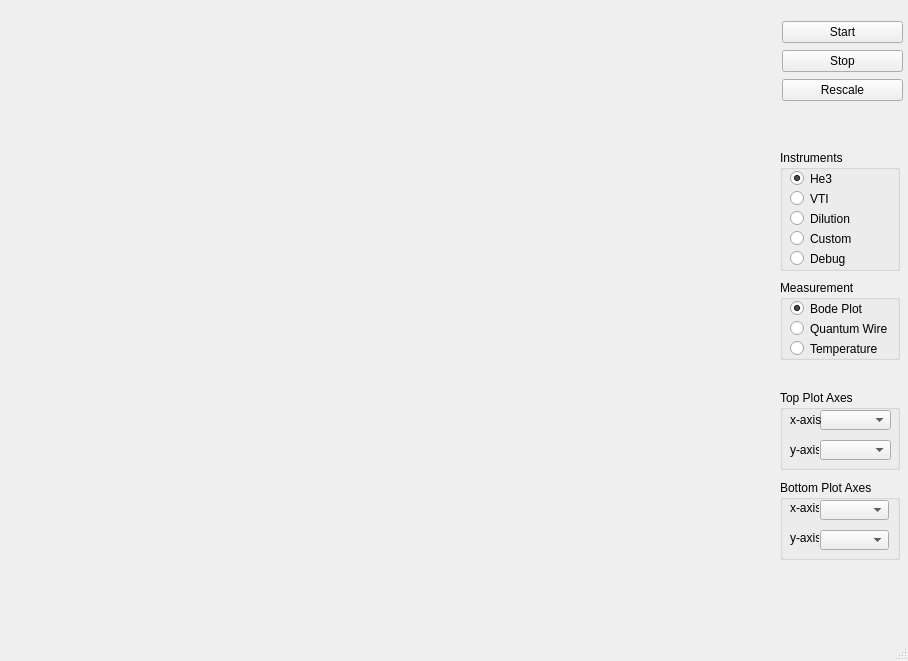
<?xml version="1.0" encoding="UTF-8"?>
<ui version="4.0">
 <class>MainWindow</class>
 <widget class="QMainWindow" name="MainWindow">
  <property name="geometry">
   <rect>
    <x>0</x>
    <y>0</y>
    <width>908</width>
    <height>661</height>
   </rect>
  </property>
  <property name="windowTitle">
   <string>MainWindow</string>
  </property>
  <widget class="QWidget" name="centralwidget">
   <widget class="QWidget" name="layoutWidget">
    <property name="geometry">
     <rect>
      <x>10</x>
      <y>10</y>
      <width>763</width>
      <height>599</height>
     </rect>
    </property>
    <layout class="QVBoxLayout" name="verticalLayout">
     <item>
      <widget class="MatplotlibWidget" name="mplwidget"/>
     </item>
     <item>
      <widget class="MatplotlibWidget" name="mplwidget_2"/>
     </item>
    </layout>
   </widget>
   <widget class="QGroupBox" name="groupBox">
    <property name="geometry">
     <rect>
      <x>780</x>
      <y>280</y>
      <width>120</width>
      <height>80</height>
     </rect>
    </property>
    <property name="title">
     <string>Measurement</string>
    </property>
    <widget class="QRadioButton" name="bodeplot">
     <property name="geometry">
      <rect>
       <x>10</x>
       <y>20</y>
       <width>82</width>
       <height>17</height>
      </rect>
     </property>
     <property name="text">
      <string>Bode Plot</string>
     </property>
     <property name="checked">
      <bool>true</bool>
     </property>
    </widget>
    <widget class="QRadioButton" name="quantumwire">
     <property name="geometry">
      <rect>
       <x>10</x>
       <y>40</y>
       <width>101</width>
       <height>17</height>
      </rect>
     </property>
     <property name="text">
      <string>Quantum Wire</string>
     </property>
    </widget>
    <widget class="QRadioButton" name="tempsweep">
     <property name="geometry">
      <rect>
       <x>10</x>
       <y>60</y>
       <width>121</width>
       <height>17</height>
      </rect>
     </property>
     <property name="text">
      <string>Temperature</string>
     </property>
    </widget>
   </widget>
   <widget class="QGroupBox" name="groupBox_2">
    <property name="geometry">
     <rect>
      <x>780</x>
      <y>150</y>
      <width>120</width>
      <height>121</height>
     </rect>
    </property>
    <property name="title">
     <string>Instruments</string>
    </property>
    <widget class="QRadioButton" name="he3Button">
     <property name="geometry">
      <rect>
       <x>10</x>
       <y>20</y>
       <width>82</width>
       <height>17</height>
      </rect>
     </property>
     <property name="text">
      <string>He3</string>
     </property>
     <property name="checked">
      <bool>true</bool>
     </property>
    </widget>
    <widget class="QRadioButton" name="vtiButton">
     <property name="geometry">
      <rect>
       <x>10</x>
       <y>40</y>
       <width>82</width>
       <height>17</height>
      </rect>
     </property>
     <property name="text">
      <string>VTI</string>
     </property>
    </widget>
    <widget class="QRadioButton" name="dilutionButton">
     <property name="geometry">
      <rect>
       <x>10</x>
       <y>60</y>
       <width>82</width>
       <height>17</height>
      </rect>
     </property>
     <property name="text">
      <string>Dilution</string>
     </property>
    </widget>
    <widget class="QRadioButton" name="customButton">
     <property name="geometry">
      <rect>
       <x>10</x>
       <y>80</y>
       <width>82</width>
       <height>17</height>
      </rect>
     </property>
     <property name="text">
      <string>Custom</string>
     </property>
    </widget>
    <widget class="QRadioButton" name="debugButton">
     <property name="geometry">
      <rect>
       <x>10</x>
       <y>100</y>
       <width>82</width>
       <height>17</height>
      </rect>
     </property>
     <property name="text">
      <string>Debug</string>
     </property>
    </widget>
   </widget>
   <widget class="QGroupBox" name="groupBox_3">
    <property name="geometry">
     <rect>
      <x>780</x>
      <y>390</y>
      <width>120</width>
      <height>80</height>
     </rect>
    </property>
    <property name="title">
     <string>Top Plot Axes</string>
    </property>
    <widget class="QComboBox" name="xlist1">
     <property name="geometry">
      <rect>
       <x>40</x>
       <y>20</y>
       <width>71</width>
       <height>20</height>
      </rect>
     </property>
    </widget>
    <widget class="QLabel" name="label">
     <property name="geometry">
      <rect>
       <x>10</x>
       <y>20</y>
       <width>31</width>
       <height>20</height>
      </rect>
     </property>
     <property name="text">
      <string>x-axis</string>
     </property>
    </widget>
    <widget class="QLabel" name="label_2">
     <property name="geometry">
      <rect>
       <x>10</x>
       <y>50</y>
       <width>29</width>
       <height>20</height>
      </rect>
     </property>
     <property name="text">
      <string>y-axis</string>
     </property>
    </widget>
    <widget class="QComboBox" name="ylist1">
     <property name="geometry">
      <rect>
       <x>40</x>
       <y>50</y>
       <width>71</width>
       <height>20</height>
      </rect>
     </property>
    </widget>
   </widget>
   <widget class="QGroupBox" name="groupBox_4">
    <property name="geometry">
     <rect>
      <x>780</x>
      <y>480</y>
      <width>120</width>
      <height>80</height>
     </rect>
    </property>
    <property name="title">
     <string>Bottom Plot Axes</string>
    </property>
    <widget class="QLabel" name="label_3">
     <property name="geometry">
      <rect>
       <x>10</x>
       <y>20</y>
       <width>29</width>
       <height>16</height>
      </rect>
     </property>
     <property name="text">
      <string>x-axis</string>
     </property>
    </widget>
    <widget class="QLabel" name="label_4">
     <property name="geometry">
      <rect>
       <x>10</x>
       <y>50</y>
       <width>29</width>
       <height>16</height>
      </rect>
     </property>
     <property name="text">
      <string>y-axis</string>
     </property>
    </widget>
    <widget class="QComboBox" name="xlist2">
     <property name="geometry">
      <rect>
       <x>40</x>
       <y>20</y>
       <width>69</width>
       <height>20</height>
      </rect>
     </property>
    </widget>
    <widget class="QComboBox" name="ylist2">
     <property name="geometry">
      <rect>
       <x>40</x>
       <y>50</y>
       <width>69</width>
       <height>20</height>
      </rect>
     </property>
    </widget>
   </widget>
   <widget class="QWidget" name="">
    <property name="geometry">
     <rect>
      <x>782</x>
      <y>20</y>
      <width>121</width>
      <height>83</height>
     </rect>
    </property>
    <layout class="QVBoxLayout" name="verticalLayout_2">
     <item>
      <widget class="QPushButton" name="startButton">
       <property name="text">
        <string>Start</string>
       </property>
      </widget>
     </item>
     <item>
      <widget class="QPushButton" name="stopButton">
       <property name="text">
        <string>Stop</string>
       </property>
      </widget>
     </item>
     <item>
      <widget class="QPushButton" name="rescaleButton">
       <property name="text">
        <string>Rescale</string>
       </property>
      </widget>
     </item>
    </layout>
   </widget>
  </widget>
  <widget class="QMenuBar" name="menubar">
   <property name="geometry">
    <rect>
     <x>0</x>
     <y>0</y>
     <width>908</width>
     <height>21</height>
    </rect>
   </property>
  </widget>
  <widget class="QStatusBar" name="statusbar"/>
 </widget>
 <customwidgets>
  <customwidget>
   <class>MatplotlibWidget</class>
   <extends>QWidget</extends>
   <header>matplotlibwidget</header>
  </customwidget>
 </customwidgets>
 <resources/>
 <connections/>
</ui>
